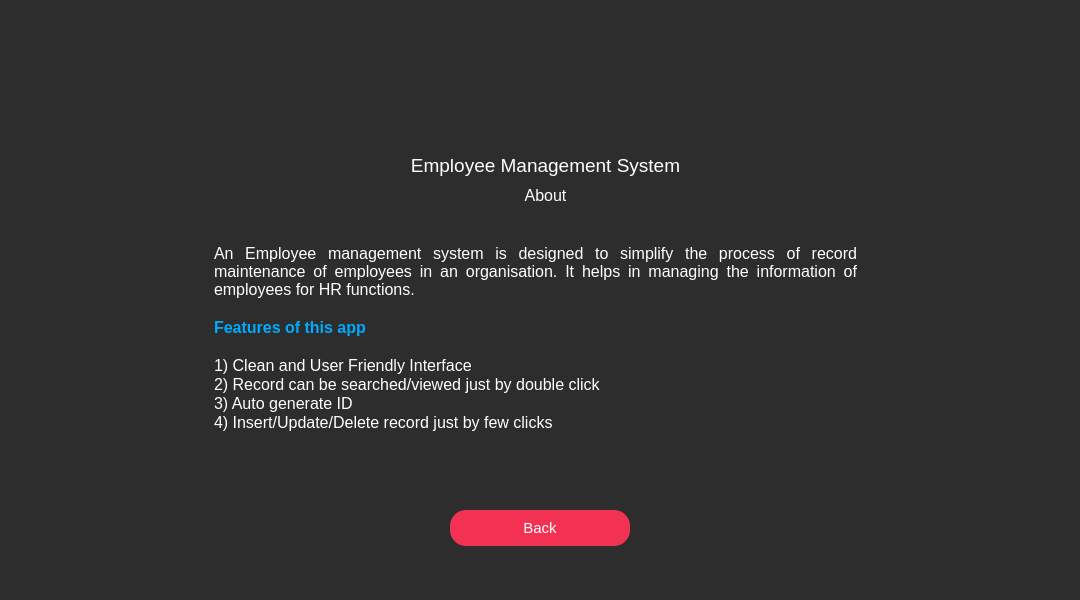
<?xml version="1.0" encoding="UTF-8"?>
<ui version="4.0">
 <class>About</class>
 <widget class="QWidget" name="About">
  <property name="geometry">
   <rect>
    <x>0</x>
    <y>0</y>
    <width>1080</width>
    <height>600</height>
   </rect>
  </property>
  <property name="windowTitle">
   <string>Form</string>
  </property>
  <property name="styleSheet">
   <string notr="true">#About
{
	background:#2D2D2D;
}</string>
  </property>
  <widget class="QLabel" name="label_6">
   <property name="geometry">
    <rect>
     <x>310</x>
     <y>0</y>
     <width>460</width>
     <height>191</height>
    </rect>
   </property>
   <property name="text">
    <string/>
   </property>
   <property name="pixmap">
    <pixmap resource="resources.qrc">:/Images/Corporate Management.png</pixmap>
   </property>
   <property name="scaledContents">
    <bool>true</bool>
   </property>
  </widget>
  <widget class="QLabel" name="label_3">
   <property name="geometry">
    <rect>
     <x>830</x>
     <y>0</y>
     <width>250</width>
     <height>250</height>
    </rect>
   </property>
   <property name="text">
    <string/>
   </property>
   <property name="pixmap">
    <pixmap resource="resources.qrc">:/Images/top_right.png</pixmap>
   </property>
   <property name="scaledContents">
    <bool>true</bool>
   </property>
  </widget>
  <widget class="QPushButton" name="pushButton">
   <property name="geometry">
    <rect>
     <x>450</x>
     <y>510</y>
     <width>180</width>
     <height>36</height>
    </rect>
   </property>
   <property name="font">
    <font>
     <pointsize>11</pointsize>
    </font>
   </property>
   <property name="styleSheet">
    <string notr="true">#pushButton
{
	border:none;
	background:#F33253;
	color:white;
	border-radius:16px;
}

#pushButton:hover
{
	border:2px solid #F33253;
	background:#2D2D2D;
	color:#F33253;
	border-radius:16px;
}</string>
   </property>
   <property name="text">
    <string>Back</string>
   </property>
  </widget>
  <widget class="QLabel" name="label">
   <property name="geometry">
    <rect>
     <x>0</x>
     <y>0</y>
     <width>250</width>
     <height>250</height>
    </rect>
   </property>
   <property name="text">
    <string/>
   </property>
   <property name="pixmap">
    <pixmap resource="resources.qrc">:/Images/top_left.png</pixmap>
   </property>
   <property name="scaledContents">
    <bool>true</bool>
   </property>
  </widget>
  <widget class="QLabel" name="label_14">
   <property name="geometry">
    <rect>
     <x>390</x>
     <y>150</y>
     <width>311</width>
     <height>31</height>
    </rect>
   </property>
   <property name="font">
    <font>
     <pointsize>14</pointsize>
    </font>
   </property>
   <property name="text">
    <string>&lt;html&gt;&lt;head/&gt;&lt;body&gt;&lt;p align=&quot;center&quot;&gt;&lt;span style=&quot; color:#ffffff;&quot;&gt;Employee Management System&lt;/span&gt;&lt;/p&gt;&lt;/body&gt;&lt;/html&gt;</string>
   </property>
  </widget>
  <widget class="QLabel" name="label_15">
   <property name="geometry">
    <rect>
     <x>390</x>
     <y>180</y>
     <width>311</width>
     <height>31</height>
    </rect>
   </property>
   <property name="font">
    <font>
     <pointsize>12</pointsize>
    </font>
   </property>
   <property name="text">
    <string>&lt;html&gt;&lt;head/&gt;&lt;body&gt;&lt;p align=&quot;center&quot;&gt;&lt;span style=&quot; color:#ffffff;&quot;&gt;About&lt;/span&gt;&lt;/p&gt;&lt;/body&gt;&lt;/html&gt;</string>
   </property>
  </widget>
  <widget class="QTextEdit" name="textEdit">
   <property name="enabled">
    <bool>false</bool>
   </property>
   <property name="geometry">
    <rect>
     <x>210</x>
     <y>240</y>
     <width>651</width>
     <height>191</height>
    </rect>
   </property>
   <property name="font">
    <font>
     <family>Segoe UI</family>
     <pointsize>14</pointsize>
    </font>
   </property>
   <property name="styleSheet">
    <string notr="true">color:#fff;
border:none;
background:#2D2D2D;</string>
   </property>
   <property name="verticalScrollBarPolicy">
    <enum>Qt::ScrollBarAlwaysOff</enum>
   </property>
   <property name="horizontalScrollBarPolicy">
    <enum>Qt::ScrollBarAlwaysOff</enum>
   </property>
   <property name="html">
    <string>&lt;!DOCTYPE HTML PUBLIC &quot;-//W3C//DTD HTML 4.0//EN&quot; &quot;http://www.w3.org/TR/REC-html40/strict.dtd&quot;&gt;
&lt;html&gt;&lt;head&gt;&lt;meta name=&quot;qrichtext&quot; content=&quot;1&quot; /&gt;&lt;style type=&quot;text/css&quot;&gt;
p, li { white-space: pre-wrap; }
&lt;/style&gt;&lt;/head&gt;&lt;body style=&quot; font-family:'Segoe UI'; font-size:14pt; font-weight:400; font-style:normal;&quot;&gt;
&lt;p align=&quot;justify&quot; style=&quot; margin-top:0px; margin-bottom:0px; margin-left:0px; margin-right:0px; -qt-block-indent:0; text-indent:0px;&quot;&gt;&lt;span style=&quot; font-family:'q_serif,Georgia,Times,Times New Roman,Hiragino Kaku Gothic Pro,Meiryo,serif'; font-size:12pt; color:#ffffff;&quot;&gt;An Employee management system is designed to simplify the process of record maintenance of employees in an organisation. It helps in managing the information of employees for HR functions.&lt;/span&gt;&lt;/p&gt;
&lt;p style=&quot;-qt-paragraph-type:empty; margin-top:0px; margin-bottom:0px; margin-left:0px; margin-right:0px; -qt-block-indent:0; text-indent:0px; font-family:'q_serif,Georgia,Times,Times New Roman,Hiragino Kaku Gothic Pro,Meiryo,serif'; font-size:12pt; color:#000000;&quot;&gt;&lt;br /&gt;&lt;/p&gt;
&lt;p style=&quot; margin-top:0px; margin-bottom:0px; margin-left:0px; margin-right:0px; -qt-block-indent:0; text-indent:0px;&quot;&gt;&lt;span style=&quot; font-family:'q_serif,Georgia,Times,Times New Roman,Hiragino Kaku Gothic Pro,Meiryo,serif'; font-size:12pt; font-weight:600; color:#00aaff;&quot;&gt;Features of this app&lt;/span&gt;&lt;/p&gt;
&lt;p style=&quot;-qt-paragraph-type:empty; margin-top:0px; margin-bottom:0px; margin-left:0px; margin-right:0px; -qt-block-indent:0; text-indent:0px; font-family:'q_serif,Georgia,Times,Times New Roman,Hiragino Kaku Gothic Pro,Meiryo,serif'; font-size:12pt; color:#000000;&quot;&gt;&lt;br /&gt;&lt;/p&gt;
&lt;p style=&quot; margin-top:0px; margin-bottom:0px; margin-left:0px; margin-right:0px; -qt-block-indent:0; text-indent:0px;&quot;&gt;&lt;span style=&quot; font-family:'q_serif,Georgia,Times,Times New Roman,Hiragino Kaku Gothic Pro,Meiryo,serif'; font-size:12pt; color:#ffffff;&quot;&gt;1) Clean and User Friendly Interface&lt;/span&gt;&lt;/p&gt;
&lt;p style=&quot; margin-top:0px; margin-bottom:0px; margin-left:0px; margin-right:0px; -qt-block-indent:0; text-indent:0px;&quot;&gt;&lt;span style=&quot; font-family:'q_serif,Georgia,Times,Times New Roman,Hiragino Kaku Gothic Pro,Meiryo,serif'; font-size:12pt; color:#ffffff;&quot;&gt;2) Record can be searched/viewed just by double click&lt;/span&gt;&lt;/p&gt;
&lt;p style=&quot; margin-top:0px; margin-bottom:0px; margin-left:0px; margin-right:0px; -qt-block-indent:0; text-indent:0px;&quot;&gt;&lt;span style=&quot; font-family:'q_serif,Georgia,Times,Times New Roman,Hiragino Kaku Gothic Pro,Meiryo,serif'; font-size:12pt; color:#ffffff;&quot;&gt;3) Auto generate ID&lt;/span&gt;&lt;/p&gt;
&lt;p style=&quot; margin-top:0px; margin-bottom:0px; margin-left:0px; margin-right:0px; -qt-block-indent:0; text-indent:0px;&quot;&gt;&lt;span style=&quot; font-family:'q_serif,Georgia,Times,Times New Roman,Hiragino Kaku Gothic Pro,Meiryo,serif'; font-size:12pt; color:#ffffff;&quot;&gt;4) Insert/Update/Delete record just by few clicks&lt;/span&gt;&lt;/p&gt;
&lt;p style=&quot;-qt-paragraph-type:empty; margin-top:0px; margin-bottom:0px; margin-left:0px; margin-right:0px; -qt-block-indent:0; text-indent:0px; font-family:'q_serif,Georgia,Times,Times New Roman,Hiragino Kaku Gothic Pro,Meiryo,serif'; font-size:12pt; color:#ffffff;&quot;&gt;&lt;br /&gt;&lt;/p&gt;
&lt;p style=&quot;-qt-paragraph-type:empty; margin-top:0px; margin-bottom:0px; margin-left:0px; margin-right:0px; -qt-block-indent:0; text-indent:0px; font-family:'q_serif,Georgia,Times,Times New Roman,Hiragino Kaku Gothic Pro,Meiryo,serif'; font-size:12pt; color:#ffffff;&quot;&gt;&lt;br /&gt;&lt;/p&gt;
&lt;p align=&quot;center&quot; style=&quot; margin-top:0px; margin-bottom:0px; margin-left:0px; margin-right:0px; -qt-block-indent:0; text-indent:0px;&quot;&gt;&lt;span style=&quot; font-family:'q_serif,Georgia,Times,Times New Roman,Hiragino Kaku Gothic Pro,Meiryo,serif'; font-size:12pt; color:#ffffff;&quot;&gt;This project is developed under the supervision of &lt;/span&gt;&lt;span style=&quot; font-family:'q_serif,Georgia,Times,Times New Roman,Hiragino Kaku Gothic Pro,Meiryo,serif'; font-size:12pt; font-weight:600; color:#ffffff;&quot;&gt;Dr. Anupriya Jain&lt;/span&gt;&lt;span style=&quot; font-family:'q_serif,Georgia,Times,Times New Roman,Hiragino Kaku Gothic Pro,Meiryo,serif'; font-size:12pt; color:#ffffff;&quot;&gt;.&lt;/span&gt;&lt;/p&gt;&lt;/body&gt;&lt;/html&gt;</string>
   </property>
  </widget>
 </widget>
 <resources>
  <include location="resources.qrc"/>
 </resources>
 <connections/>
</ui>
